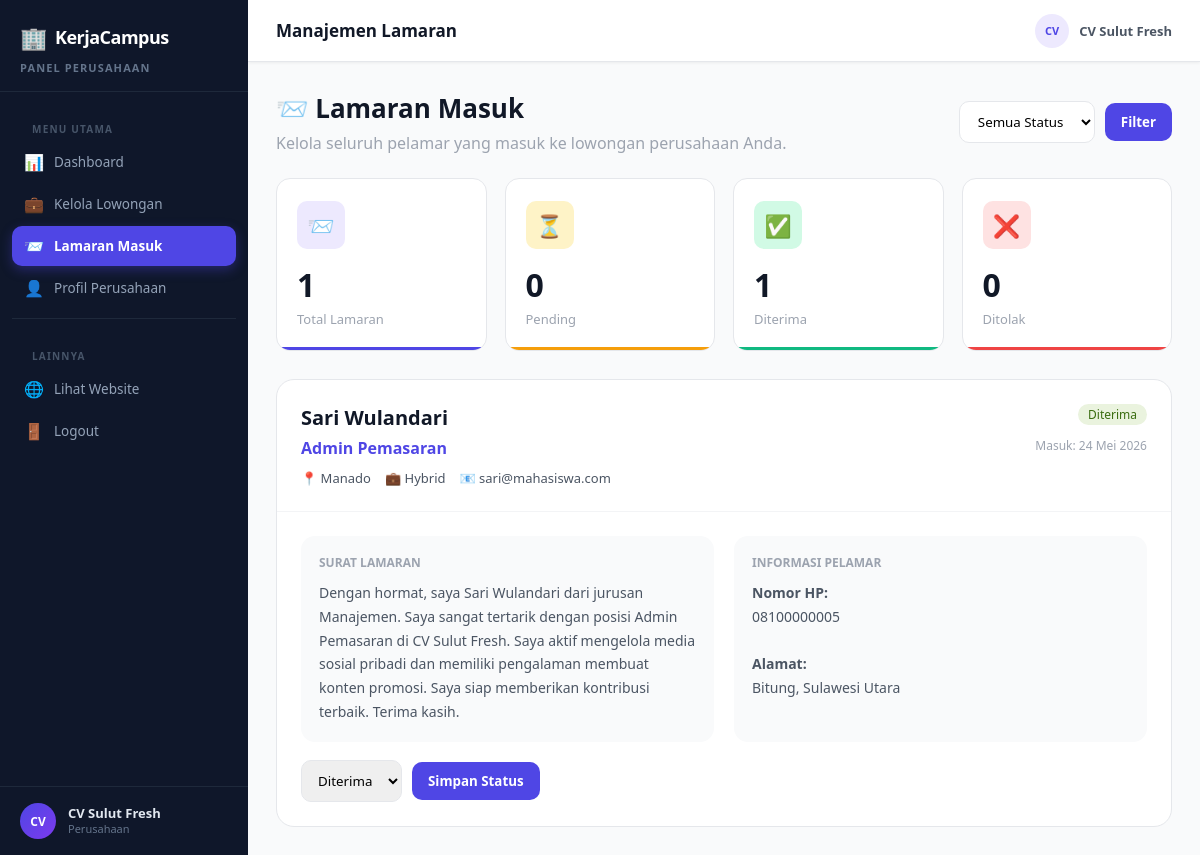
The page /perusahaan/lamaran.php (signed in) on the database its author committed.
### tables this page shows
CREATE TABLE lamaran (
  id            INT AUTO_INCREMENT PRIMARY KEY,
  user_id       INT  NOT NULL,
  lowongan_id   INT  NOT NULL,
  surat_lamaran TEXT NOT NULL,
  cv_file       VARCHAR(255) DEFAULT NULL,
  status        ENUM('pending','diterima','ditolak') DEFAULT 'pending',
  created_at    TIMESTAMP DEFAULT CURRENT_TIMESTAMP,
  FOREIGN KEY (user_id)     REFERENCES users(id)    ON DELETE CASCADE,
  FOREIGN KEY (lowongan_id) REFERENCES lowongan(id) ON DELETE CASCADE,
  UNIQUE KEY uq_lamaran (user_id, lowongan_id)
);

CREATE TABLE users (
  id         INT AUTO_INCREMENT PRIMARY KEY,
  nama       VARCHAR(100)  NOT NULL,
  email      VARCHAR(100)  NOT NULL UNIQUE,
  password   VARCHAR(255)  NOT NULL,
  role       ENUM('admin','mahasiswa','perusahaan') NOT NULL DEFAULT 'mahasiswa',
  no_hp      VARCHAR(20)   DEFAULT NULL,
  foto       VARCHAR(255)  DEFAULT 'default.png',
  alamat     TEXT          DEFAULT NULL,
  created_at TIMESTAMP     DEFAULT CURRENT_TIMESTAMP
);

CREATE TABLE lowongan (
  id          INT AUTO_INCREMENT PRIMARY KEY,
  user_id     INT          NOT NULL,
  kategori_id INT          NOT NULL,
  judul       VARCHAR(150) NOT NULL,
  deskripsi   TEXT         NOT NULL,
  kualifikasi TEXT         DEFAULT NULL,
  lokasi      VARCHAR(100) DEFAULT NULL,
  tipe_kerja  ENUM('remote','onsite','hybrid') DEFAULT 'onsite',
  gaji        VARCHAR(100) DEFAULT 'Negosiasi',
  deadline    DATE         NOT NULL,
  status      ENUM('aktif','ditutup') DEFAULT 'aktif',
  created_at  TIMESTAMP    DEFAULT CURRENT_TIMESTAMP,
  FOREIGN KEY (user_id)     REFERENCES users(id)     ON DELETE CASCADE,
  FOREIGN KEY (kategori_id) REFERENCES kategori(id)  ON DELETE CASCADE
);

### perusahaan/lamaran.php (the view, shortened to what this page needs)
<?php
require_once __DIR__ . '/../config.php';
require_once __DIR__ . '/../functions.php';
require_once __DIR__ . '/../includes/sidebar_prs.php';
$userId = $_SESSION['user_id'];
$whereStatus = '';
$semuaLamaran = ambilSemua($conn, "
    SELECT
        lamaran.*,
        users.nama AS nama_pelamar,
        users.email,
        users.no_hp,
        users.alamat,
        lowongan.judul AS judul_lowongan,
        lowongan.lokasi,
        lowongan.tipe_kerja
    FROM lamaran
    JOIN users ON users.id = lamaran.user_id
    JOIN lowongan ON lowongan.id = lamaran.lowongan_id
    WHERE lowongan.user_id = {$userId}
    {$whereStatus}
    ORDER BY lamaran.created_at DESC
");
$totalLamaran = count($semuaLamaran);
$totalPending = hitungBaris($conn, "
    SELECT lamaran.id
    FROM lamaran
    JOIN lowongan ON lowongan.id = lamaran.lowongan_id
    WHERE lowongan.user_id = {$userId}
    AND lamaran.status = 'pending'
");
$totalDiterima = hitungBaris($conn, "
    SELECT lamaran.id
    FROM lamaran
    JOIN lowongan ON lowongan.id = lamaran.lowongan_id
    WHERE lowongan.user_id = {$userId}
    AND lamaran.status = 'diterima'
");
$totalDitolak = hitungBaris($conn, "
    SELECT lamaran.id
    FROM lamaran
    JOIN lowongan ON lowongan.id = lamaran.lowongan_id
    WHERE lowongan.user_id = {$userId}
    AND lamaran.status = 'ditolak'
");
?>
<!DOCTYPE html>
<html lang="id">
<head>
    <link rel="stylesheet" href="../assets/css/dashboard.css">
</head>
<body>
<div class="dash-layout">
    <?php require_once '../includes/sidebar_prs.php'; ?>
    <main class="dash-main">
        <header class="topbar">
            <div class="topbar-left">
                <div>
                    <div class="topbar-title">
                        Manajemen Lamaran
                    </div>
                </div>
            </div>
            <div class="topbar-right">
                <div class="topbar-user">
                    <div class="topbar-avatar">
                        <?= strtoupper(substr($_SESSION['nama'], 0, 2)) ?>
                    </div>
                    <div>
                        <?= bersihkan($_SESSION['nama']) ?>
                    </div>
                </div>
            </div>
        </header>
        <div class="dash-content">
            <div class="lamaran-header">
                <div>
                    <h1>📨 Lamaran Masuk</h1>
                    <p>Kelola seluruh pelamar yang masuk ke lowongan perusahaan Anda.</p>
                </div>
                <form method="GET" class="filter-form">
                    <select name="status">
                        <option value="">Semua Status</option>
                    </select>
                    <button type="submit" class="btn-filter">
                        Filter
                    </button>
                </form>
            </div>
            <div class="stats-grid">
                <div class="stat-card">
                    <div class="stat-card-icon purple">📨</div>
                    <div class="stat-num"><?= $totalLamaran ?></div>
                    <div class="stat-label">Total Lamaran</div>
                    <div class="stat-card-bar purple"></div>
                </div>
                <div class="stat-card">
                    <div class="stat-card-icon yellow">⏳</div>
                    <div class="stat-num"><?= $totalPending ?></div>
                    <div class="stat-label">Pending</div>
                    <div class="stat-card-bar yellow"></div>
                </div>
                <div class="stat-card">
                    <div class="stat-card-icon green">✅</div>
                    <div class="stat-num"><?= $totalDiterima ?></div>
                    <div class="stat-label">Diterima</div>
                    <div class="stat-card-bar green"></div>
                </div>
                <div class="stat-card">
                    <div class="stat-card-icon red">❌</div>
                    <div class="stat-num"><?= $totalDitolak ?></div>
                    <div class="stat-label">Ditolak</div>
                    <div class="stat-card-bar red"></div>
                </div>
            </div>
            <?php if (count($semuaLamaran) > 0): ?>
                <div class="lamaran-list">
                    <?php foreach ($semuaLamaran as $lamaran): ?>
                        <div class="pelamar-card">
                            <div class="pelamar-top">
                                <div class="pelamar-left">
                                    <div class="pelamar-nama">
                                        <?= bersihkan($lamaran['nama_pelamar']) ?>
                                    </div>
                                    <div class="pelamar-job">
                                        <?= bersihkan($lamaran['judul_lowongan']) ?>
                                    </div>
                                    <div class="pelamar-meta">
                                        <span>📍 <?= bersihkan($lamaran['lokasi']) ?></span>
                                        <span>
                                            💼 <?= ucfirst($lamaran['tipe_kerja']) ?>
                                        </span>
                                        <span>
                                            📧 <?= bersihkan($lamaran['email']) ?>
                                        </span>
                                    </div>
                                </div>
                                <div class="pelamar-status">
                                    <?= badgeStatusLamaran($lamaran['status']) ?>
                                    <div class="pelamar-date">
                                        Masuk:
                                        <?= formatTanggal(date('Y-m-d', strtotime($lamaran['created_at']))) ?>
                                    </div>
                                </div>
                            </div>
                            <div class="pelamar-body">
                                <div class="pelamar-grid">
                                    <div class="info-box">
                                        <div class="info-box-title">
                                            Surat Lamaran
                                        </div>
                                        <div class="info-box-content">
                                            <?= nl2br(bersihkan($lamaran['surat_lamaran'])) ?>
                                        </div>
                                    </div>
                                    <div class="info-box">
                                        <div class="info-box-title">
                                            Informasi Pelamar
                                        </div>
                                        <div class="info-box-content">
                                            <p>
                                                <strong>Nomor HP:</strong><br>
                                                <?= bersihkan($lamaran['no_hp']) ?>
                                            </p>
                                            <br>
                                            <p>
                                                <strong>Alamat:</strong><br>
                                                <?= bersihkan($lamaran['alamat']) ?>
                                            </p>
                                        </div>
                                    </div>
                                </div>
                                <form method="POST" class="status-form">
                                    <select name="status">
                                        <option value="diterima"
                                            <?= $lamaran['status'] === 'diterima' ? 'selected' : '' ?>>
                                            Diterima
                                        </option>
                                    </select>
                                    <button
                                        type="submit"
                                        name="update_status"
                                        class="btn-status"
                                    >
                                        Simpan Status
                                    </button>
                                </form>
                            </div>
                        </div>
                    <?php endforeach; ?>
                </div>
            <?php endif; ?>
        </div>
    </main>
</div>
</body>
</html>

### functions.php (shortened to what this page needs)
<?php
function bersihkan($data) {
    $data = trim($data);
    $data = stripslashes($data);
    $data = htmlspecialchars($data, ENT_QUOTES, 'UTF-8');
    return $data;
}
function query($conn, $sql) {
    $result = mysqli_query($conn, $sql);
    return $result;
}
function ambilSemua($conn, $sql) {
    $result = query($conn, $sql);
    $data = [];
    while ($row = mysqli_fetch_assoc($result)) {
        $data[] = $row;
    }
    return $data;
}
function hitungBaris($conn, $sql) {
    $result = query($conn, $sql);
    return mysqli_num_rows($result);
}
function formatTanggal($tanggal) {
    $bulan = [
        '01'=>'Januari','02'=>'Februari','03'=>'Maret',
        '04'=>'April',  '05'=>'Mei',     '06'=>'Juni',
        '07'=>'Juli',   '08'=>'Agustus', '09'=>'September',
        '10'=>'Oktober','11'=>'November','12'=>'Desember'
    ];
    $parts = explode('-', $tanggal);
    return $parts[2] . ' ' . ($bulan[$parts[1]] ?? $parts[1]) . ' ' . $parts[0];
}
function badgeStatusLamaran($status) {
    $config = [
        'pending'  => ['bg'=>'#FAEEDA', 'txt'=>'#633806', 'label'=>'Menunggu'],
        'diterima' => ['bg'=>'#EAF3DE', 'txt'=>'#3B6D11', 'label'=>'Diterima'],
        'ditolak'  => ['bg'=>'#FCEBEB', 'txt'=>'#A32D2D', 'label'=>'Ditolak'],
    ];
    $c = $config[$status] ?? ['bg'=>'#F1EFE8','txt'=>'#5F5E5A','label'=>ucfirst($status)];
    return "<span style='background:{$c['bg']};color:{$c['txt']};
                padding:2px 10px;border-radius:20px;font-size:12px;
                font-weight:500;'>{$c['label']}</span>";
}

### assets/css/dashboard.css (style rules this page uses)
:root { --primary: #4f46e5; --primary-dark: #4338ca; --primary-light: #ede9fe; --accent: #f59e0b; --success: #10b981; --success-bg: #d1fae5; --danger: #ef4444; --danger-bg: #fee2e2; --warning-bg: #fef3c7; --info-bg: #dbeafe; --text-primary: #111827; --text-secondary:#4b5563; --text-muted: #9ca3af; --bg-white: #ffffff; --bg-light: #f9fafb; --bg-section: #f3f4f6; --border: #e5e7eb; --sidebar-width: 248px; --topbar-height: 62px; --radius-sm: 6px; --radius-md: 10px; --radius-lg: 14px; --radius-full:9999px; --shadow-sm: 0 1px 3px rgba(0,0,0,0.06); --shadow-md: 0 4px 16px rgba(0,0,0,0.08); --transition: 0.2s ease; --font: 'Segoe UI', system-ui, sans-serif; }
*, *::before, *::after { margin:0; padding:0; box-sizing:border-box; }
body { font-family: var(--font); background: var(--bg-light); color: var(--text-primary); min-height: 100vh; }
button { font-family: var(--font); cursor: pointer; }
input, select, textarea { font-family: var(--font); }
.dash-layout { display: flex; min-height: 100vh; }
.dash-main { margin-left: var(--sidebar-width); flex: 1; display: flex; flex-direction: column; min-width: 0; }
.topbar { height: var(--topbar-height); background: var(--bg-white); border-bottom: 1px solid var(--border); display: flex; align-items: center; justify-content: space-between; padding: 0 28px; position: sticky; top: 0; z-index: 100; box-shadow: var(--shadow-sm); }
.topbar-left { display: flex; align-items: center; gap: 14px; }
.topbar-title { font-size: 17px; font-weight: 700; color: var(--text-primary); }
.topbar-right { display: flex; align-items: center; gap: 16px; }
.topbar-user { display: flex; align-items: center; gap: 10px; font-size: 13px; font-weight: 600; color: var(--text-secondary); }
.topbar-avatar { width: 34px; height: 34px; border-radius: 50%; background: var(--primary-light); color: var(--primary); font-size: 11px; font-weight: 800; display: flex; align-items: center; justify-content: center; }
.dash-content { padding: 28px; flex: 1; }
.stats-grid { display: grid; grid-template-columns: repeat(auto-fill, minmax(200px, 1fr)); gap: 18px; margin-bottom: 28px; }
.stat-card { background: var(--bg-white); border: 1.5px solid var(--border); border-radius: var(--radius-lg); padding: 22px 20px; position: relative; overflow: hidden; transition: all var(--transition); }
.stat-card-icon { width: 48px; height: 48px; border-radius: var(--radius-md); display: flex; align-items: center; justify-content: center; font-size: 22px; margin-bottom: 14px; }
.stat-card-icon.purple { background: var(--primary-light); }
.stat-card-icon.green { background: var(--success-bg); }
.stat-card-icon.yellow { background: var(--warning-bg); }
.stat-card-icon.red { background: var(--danger-bg); }
.stat-num { font-size: 32px; font-weight: 800; letter-spacing: -1px; margin-bottom: 4px; }
.stat-label { font-size: 13px; color: var(--text-muted); font-weight: 500; }
.stat-card-bar { position: absolute; bottom: 0; left: 0; right: 0; height: 3px; border-radius: 0 0 var(--radius-lg) var(--radius-lg); }
.stat-card-bar.purple { background: var(--primary); }
.stat-card-bar.green { background: var(--success); }
.stat-card-bar.yellow { background: var(--accent); }
.stat-card-bar.red { background: var(--danger); }
.dash-main { margin-left: var(--sidebar-width); width: calc(100% - var(--sidebar-width)); min-height: 100vh; display: flex; flex-direction: column; }

### rows shown on the page
lamaran: user.nama "Sari Wulandari", lowongan.judul "Admin Pemasaran", lowongan.lokasi "Manado", lowongan.tipe_kerja "Hybrid", user.email "sari@mahasiswa.com", status "Diterima", created_at "24 Mei 2026", surat_lamaran "Dengan hormat, saya Sari Wulandari dari jurusan Manajemen. Saya sangat tertarik dengan posisi Admin Pemasaran di CV Sulut Fresh. Saya aktif mengelola media sosial pribadi dan memiliki pengalaman membuat konten promosi. Saya siap memberikan kontribusi terbaik. Terima kasih.", user.no_hp "08100000005", user.alamat "Bitung, Sulawesi Utara"

### other values the page prints
APP_NAME "KerjaCampus"
substr($_SESSION['nama'], 0, 2) "CV"
$_SESSION['nama'] "CV Sulut Fresh"
bersihkan($_SESSION['nama']) "CV Sulut Fresh"
$totalLamaran "1"
$totalPending "0"
$totalDiterima "1"
$totalDitolak "0"
